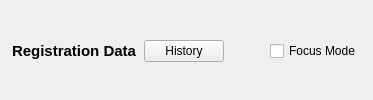
         <widget class="QFrame" name="reg_header">
          <property name="frameShape">
           <enum>QFrame::NoFrame</enum>
          </property>
          <layout class="QHBoxLayout" name="reg_header_layout">
           <property name="spacing">
            <number>6</number>
           </property>
           <property name="leftMargin">
            <number>12</number>
           </property>
           <property name="topMargin">
            <number>8</number>
           </property>
           <property name="rightMargin">
            <number>12</number>
           </property>
           <property name="bottomMargin">
            <number>6</number>
           </property>
           <item>
            <widget class="QLabel" name="lbl_reg_title">
             <property name="text">
              <string>Registration Data</string>
             </property>
             <property name="font">
              <font>
               <family>Segoe UI</family>
               <pointsize>11</pointsize>
               <bold>true</bold>
              </font>
             </property>
            </widget>
           </item>
           <item>
            <widget class="QPushButton" name="btn_history">
             <property name="cursor">
              <cursorShape>PointingHandCursor</cursorShape>
             </property>
             <property name="text">
              <string>History</string>
             </property>
             <property name="class" stdset="0">
              <string>nav-action-btn</string>
             </property>
            </widget>
           </item>
           <item>
            <spacer name="reg_header_spacer">
             <property name="orientation">
              <enum>Qt::Horizontal</enum>
             </property>
             <property name="sizeHint" stdset="0">
              <size>
               <width>40</width>
               <height>20</height>
              </size>
             </property>
            </spacer>
           </item>
           <item>
            <widget class="QCheckBox" name="chk_focus_mode">
             <property name="cursor">
              <cursorShape>PointingHandCursor</cursorShape>
             </property>
             <property name="text">
              <string>Focus Mode</string>
             </property>
            </widget>
           </item>
          </layout>
         </widget>
